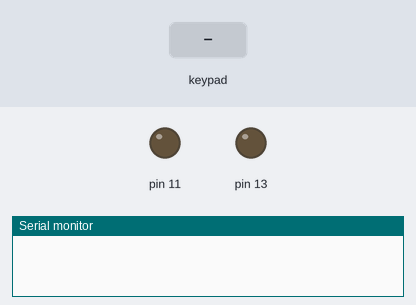
Recording of a sketch running on a simulated Arduino Uno, built with avr-gcc and run on an emulated ATmega328P. On the bench: output pins drawn as LEDs (lit = HIGH), the last lines printed to the serial monitor. Inputs (shaded band) come from the test bench.

Above: at 1.2 s.
1.3 s: keypad keys 5 4 3 2 pressed 0.4 s apart
At 3.9 s:
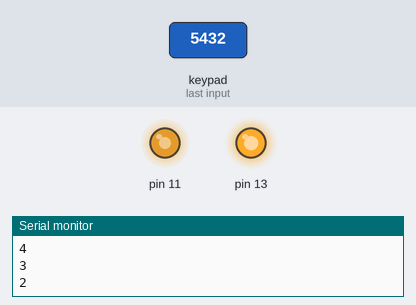
4.4 s: key 'A' pressed
At 5.1 s:
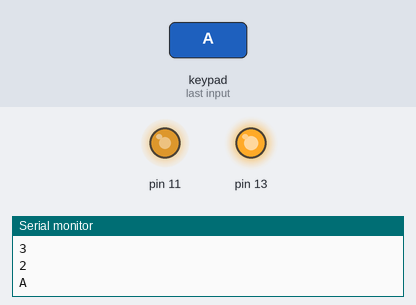
5.9 s: key '*' pressed
At 6.3 s:
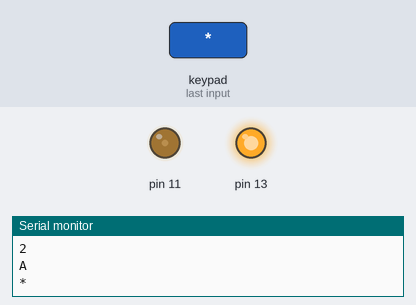
7.4 s: keypad keys 5 4 3 2 # pressed 0.4 s apart
At 8.4 s:
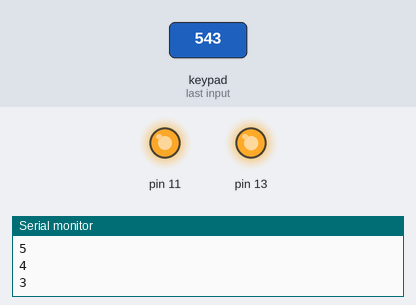
10.9 s: key 'B' pressed
At 11.2 s:
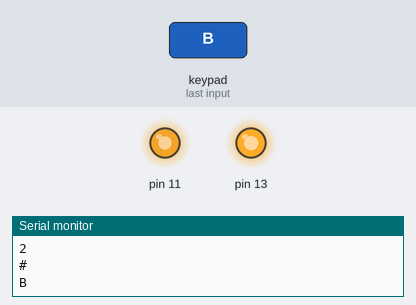
12.4 s: keypad keys 5 4 3 2 D pressed 0.4 s apart
At 14.9 s:
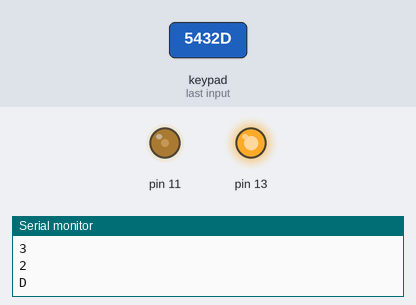
Timing chart, 0 to 16.4 s (numbered marks = the images above; inputs shaded):
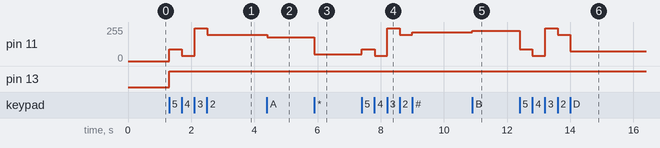

Measured:
- after the input at 1.3 s, pin 11: 0/255 → 90/255 at once, → 40/255 0.39 s later, → 246/255 0.40 s later, → 196/255 0.40 s later; pin 13: LOW → HIGH at once
- after the input at 4.4 s, pin 11: 196/255 → 178/255 at once
- after the input at 5.9 s, pin 11: 178/255 → 52/255 at once
- after the input at 7.4 s, pin 11: 52/255 → 90/255 at once, → 40/255 0.40 s later, → 246/255 0.39 s later, → 196/255 0.40 s later, … (5 changes in this stretch)
- after the input at 10.9 s, pin 11: 214/255 → 228/255 at once
- after the input at 12.4 s, pin 11: 228/255 → 90/255 at once, → 40/255 0.40 s later, → 246/255 0.40 s later, → 196/255 0.39 s later, … (5 changes in this stretch)

The sketch:

sketch_jul09a.ino
```cpp
#include <Keypad.h> // подключаем нашу библиотеку

const byte ROWS = 4; //число строк у нашей клавиатуры

const byte COLS = 4; //число столбцов у нашей клавиатуры

char hexaKeys[ROWS][COLS] = {

{'1','4','7','*'}, // здесь мы располагаем названия наших клавиш, как на клавиатуре,для удобства пользования

{'2','5','8','0'},

{'3','6','9','#'},

{'A','B','C','D'}

};

byte rowPins[ROWS] = {5, 4, 3, 2}; //к каким выводам подключаем управление строками

byte colPins[COLS] = {9, 8, 7, 6}; //к каким выводам подключаем управление столбцами

//initialize an instance of class NewKeypad

Keypad customKeypad = Keypad( makeKeymap(hexaKeys), rowPins, colPins, ROWS, COLS);

void setup(){

Serial.begin(9600);

pinMode(11,OUTPUT);
pinMode(13,OUTPUT);

}

void loop(){
  char key = customKeypad.getKey();
  if (key){
    Serial.println(key); // Передаем название нажатой клавиши в сериал порт
    analogWrite(11,(int)key*50); // Издаем звуковой сигнал длиной 300 миллисекунд
    digitalWrite(13,1);
  }
}
```
